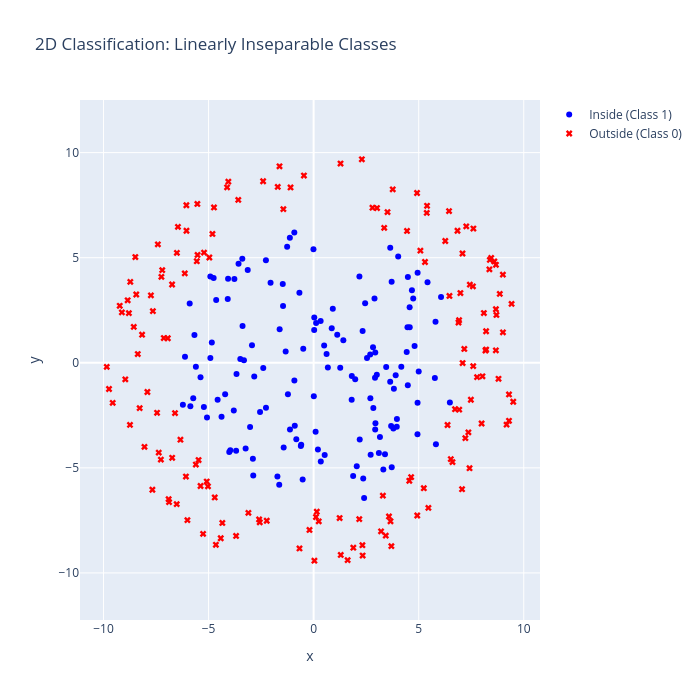

Here is the notebook cell this chart was saved with:
### Markdown cell above
## Nonlinear features for Classification

We do the same thing with Classification. Here are some points we'd like to classify using Logistic Regression (which just draws a linear decision boundary).

### Code cell
import numpy as np
import plotly.graph_objects as go

# 1. Generate random points
N_points = 300
np.random.seed(42)
r = 10 * np.sqrt(np.random.rand(N_points)) # Radius
theta = 2 * np.pi * np.random.rand(N_points) # Angle

x_class = r * np.cos(theta)
y_class = r * np.sin(theta)

# 2. Assign labels based on a circular boundary (Radius = 7)
# Label 1 for points inside the circle (r < 7), Label 0 for outside
labels = (r < 7).astype(int)

# 3. Separate points for plotting
class_1 = labels == 1
class_0 = labels == 0

# 4. Plot in 2D space (x vs y)
fig_class = go.Figure()

# Add "Inside" points
fig_class.add_trace(go.Scatter(
    x=x_class[class_1], y=y_class[class_1],
    mode='markers', name='Inside (Class 1)',
    marker=dict(color='blue', symbol='circle')
))

# Add "Outside" points
fig_class.add_trace(go.Scatter(
    x=x_class[class_0], y=y_class[class_0],
    mode='markers', name='Outside (Class 0)',
    marker=dict(color='red', symbol='x')
))

fig_class.update_layout(
    xaxis_title='x',
    yaxis_title='y',
    width=700,
    height=700,
    title='2D Classification: Linearly Inseparable Classes',
    xaxis=dict(scaleanchor="y", scaleratio=1) # Ensure circle looks like a circle
)

fig_class.show()

### Figure 1 — Plotly figure (JSON) as saved in the notebook; plotly's stock layout.template omitted (floating-point values rounded to 4 significant figures; data arrays with more than 128 entries replaced by an {"elided": "..."} marker saying what was removed)
{"data": [{"marker": {"color": "blue", "symbol": "circle"}, "mode": "markers", "name": "Inside (Class 1)", "type": "scatter", "x": {"elided": "140 float values"}, "y": {"elided": "140 float values"}}, {"marker": {"color": "red", "symbol": "x"}, "mode": "markers", "name": "Outside (Class 0)", "type": "scatter", "x": {"elided": "160 float values"}, "y": {"elided": "160 float values"}}], "layout": {"height": 700, "title": {"text": "2D Classification: Linearly Inseparable Classes"}, "width": 700, "xaxis": {"scaleanchor": "y", "scaleratio": 1, "title": {"text": "x"}}, "yaxis": {"title": {"text": "y"}}}}
